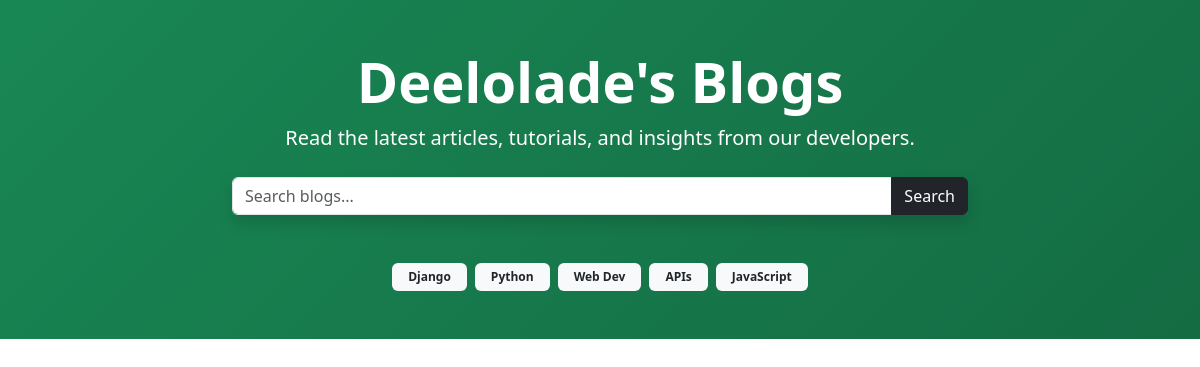
The page /playground/ on the database as committed earlier.
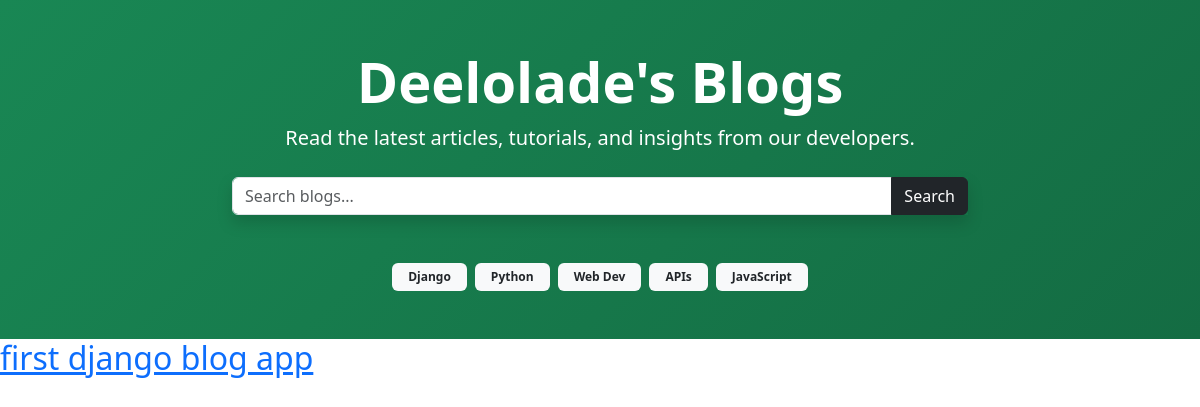
The same page on the database as committed later.
### playground/models.py (models this page shows)
class Post (models.Model):
    title = models.CharField(max_length=100)
    content = models.TextField()
    slug = models.SlugField(unique=True)
    author = models.CharField(max_length=100)
    createdAt = models.DateTimeField(auto_now_add=True)
    updatedAt = models.DateTimeField(auto_now=True)
    published = models.BooleanField(default=False)

### playground/views.py (the view)
# urls.py: 2. Add a URL to urlpatterns:  path('', views.home, name='home')
def home(request):
    posts = Post.objects.all()
    return render(request, 'home.html', {'posts' : posts})

### playground/templates/home.html (shortened to what this page needs)
<!DOCTYPE html>
<html lang="en">
<head>
    <link href="https://cdn.jsdelivr.net/npm/bootstrap@5.3.8/dist/css/bootstrap.min.css" rel="stylesheet">
    <link rel="stylesheet" href="./css/style.css">
</head>
<body>
    <section class="bg-success text-white py-5">
        <div class="container">
            <div class="text-center mb-4">
                <h1 class="display-4 fw-bold">Deelolade's Blogs</h1>
                <p class="lead">
                    Read the latest articles, tutorials, and insights from our developers.
                </p>
            </div>
            <div class="row justify-content-center mb-5">
                <div class="col-md-8">
                    <div class="input-group shadow">
                        <input type="text" class="form-control search-bar" placeholder="Search blogs..." >
                        <button class="btn btn-dark">Search</button>
                    </div>
                </div>
            </div>
            <div class="d-flex flex-wrap justify-content-center gap-2">
                <span class="badge bg-light text-dark px-3 py-2">Django</span>
                <span class="badge bg-light text-dark px-3 py-2">Python</span>
                <span class="badge bg-light text-dark px-3 py-2">Web Dev</span>
                <span class="badge bg-light text-dark px-3 py-2">APIs</span>
                <span class="badge bg-light text-dark px-3 py-2">JavaScript</span>
            </div>
        </div>
    </section>
    <section>
        {% for post in posts %}
  <h2>
    <a href="/post/{{ post.id }}/">{{ post.title }}</a>
  </h2>
{% endfor %}
    </section>
</body>
</html>

### playground/templates/css/style.css (style rules this page uses)
.bg-success { background: linear-gradient(135deg, #198754, #146c43); }
.badge { cursor: pointer; transition: 0.2s ease-in-out; }
.search-bar { outline: none; }

Rows that differ between the two databases and show on the page:
added Post: title "first django blog app"
